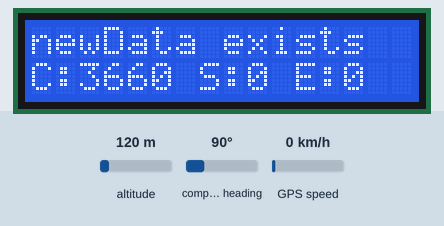
Bench run of a sketch on a simulated Arduino Uno, built with avr-gcc and run on an emulated ATmega328P. Parts: 16×2 character LCD. Inputs (shaded band) come from the test bench; at power-on: altitude 120 m, compass heading 90°, GPS speed 0 km/h. The GPS gets a fix after 3 s at 37.7749, -122.4194 with 8 satellites; what the sketch prints to the serial monitor is not drawn.

Above: at 7.6 s.
7.7 s: altitude set to 20 m
At 13.9 s:
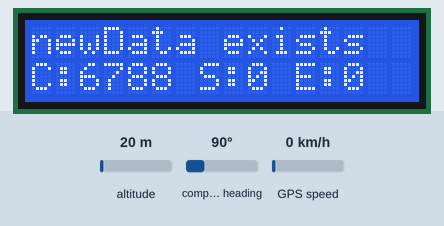
29.7 s: compass heading set to 7°
At 33.2 s:
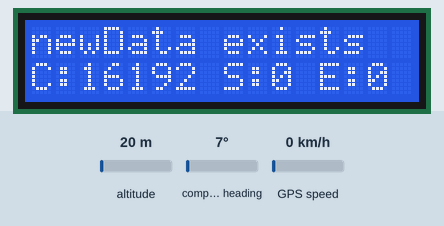
33.9 s: GPS speed set to 30 km/h
At 49.8 s:
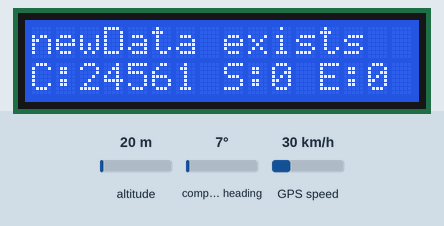
50.6 s: altitude set to 250 m
At 56.2 s:
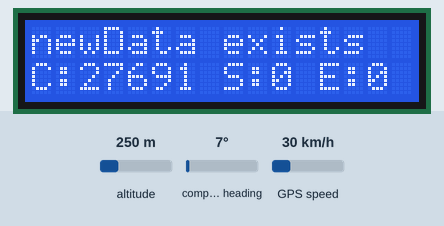
56.8 s: compass heading set to 90°
At 66.4 s:
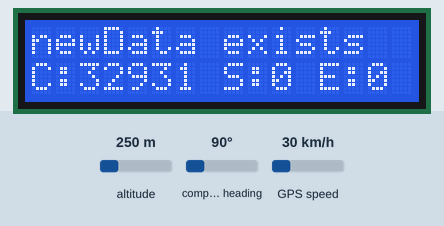

Measured:
- what the display in image 1 shows lasts 1.1 s, from 13.6 s to 14.7 s
- what the display in image 3 shows lasts 1.1 s, from 49.1 s to 50.2 s

The sketch:

main.ino
```cpp
/*

"C:\\Users\\User\\AppData\\Local\\Arduino15\\packages\\arduino\\hardware\\avr\\1.8.5\\libraries\\SoftwareSerial\\src",
"C:\\Users\\User\\Documents\\Arduino\\libraries\\TinyGPS-master",
"C:\\Users\\User\\Documents\\Arduino\\libraries\\LiquidCrystal_I2C-1.1.2",
*/


#include <SoftwareSerial.h>
#include<LiquidCrystal_I2C.h>
#include <TinyGPS.h>

LiquidCrystal_I2C lcd(0x27, 16,2); // 사용방법
TinyGPS gps;
SoftwareSerial ss(4, 3);

void setup(){
    Serial.begin(9600);
    ss.begin(4800);
    Serial.println("helloq");
    lcd.init(); // LCD 초기화
    lcd.backlight(); // 백라이트
    lcd.clear(); // 초기화
    lcd.setCursor(0,0);
    lcd.print("start"); // 시작했다고 표시

}

void loop()
{
  bool newData = false;
  unsigned long chars;
  unsigned short sentences, failed;

    // For one second we parse GPS data and report some key values
    // GPS에서 데이터를 받은 뒤, 파싱한다.
    for (unsigned long start = millis(); millis() - start < 1000;){
    while (ss.available()){
        char c = ss.read();
        //   Serial.print("input: ");
        //   Serial.print(c, HEX); // uncomment this line if you want to see the GPS data flowing
        //   Serial.println("");

        // Did a new valid sentence come in?
        if (gps.encode(c)) newData = true;

        }
    }


  if (newData){ // 응답을 받았을 경우 출력
    float flat, flon;
    unsigned long age;
    gps.f_get_position(&flat, &flon, &age);
    Serial.print("LAT=");
    Serial.print(flat == TinyGPS::GPS_INVALID_F_ANGLE ? 0.0 : flat, 6);
    Serial.print(" LON=");
    Serial.print(flon == TinyGPS::GPS_INVALID_F_ANGLE ? 0.0 : flon, 6);
    Serial.print(" SAT=");
    Serial.print(gps.satellites() == TinyGPS::GPS_INVALID_SATELLITES ? 0 : gps.satellites());
    Serial.print(" PREC=");
    Serial.print(gps.hdop() == TinyGPS::GPS_INVALID_HDOP ? 0 : gps.hdop());


    // lcd에도 출력. 길이가 길기 때문에 0.5초 간격으로 표시되도록 설정하였다.
    lcd.print("LA:");
    lcd.print(flat == TinyGPS::GPS_INVALID_F_ANGLE ? 0.0 : flat, 6);
    lcd.setCursor(0,7);
    lcd.print(" LO:");
    lcd.print(flon == TinyGPS::GPS_INVALID_F_ANGLE ? 0.0 : flon, 6);
    delay(500);
    lcd.clear();

    lcd.setCursor(0,7);
    lcd.print(" SA:");
    lcd.print(gps.satellites() == TinyGPS::GPS_INVALID_SATELLITES ? 0 : gps.satellites());
    lcd.print(" PR:");
    lcd.print(gps.hdop() == TinyGPS::GPS_INVALID_HDOP ? 0 : gps.hdop());
    delay(500);


    // 데이터 받았는지 표시
    lcd.clear();
    lcd.setCursor(0,0);
    lcd.print("newData exists");

    }else{ // 데이터가 없다고 표시
        lcd.clear();
        lcd.setCursor(0,0);
        lcd.print("no newData");
    }

    gps.stats(&chars, &sentences, &failed);
    // lcd에 gps 관련 정보를 출력한다.
    lcd.setCursor(0,7);
    lcd.print("C:");
    lcd.print(chars);
    lcd.print(" S:");
    lcd.print(sentences);
    lcd.print(" E:");
    lcd.print(failed);

    // 시리얼 모니터에도 출력한다.
    Serial.print(" CHARS=");
    Serial.print(chars);
    Serial.print(" SENTENCES=");
    Serial.print(sentences);
    Serial.print(" CSUM ERR=");
    Serial.println(failed);

    if (chars == 0)
        Serial.println("** No characters received from GPS: check wiring **");
}
```
